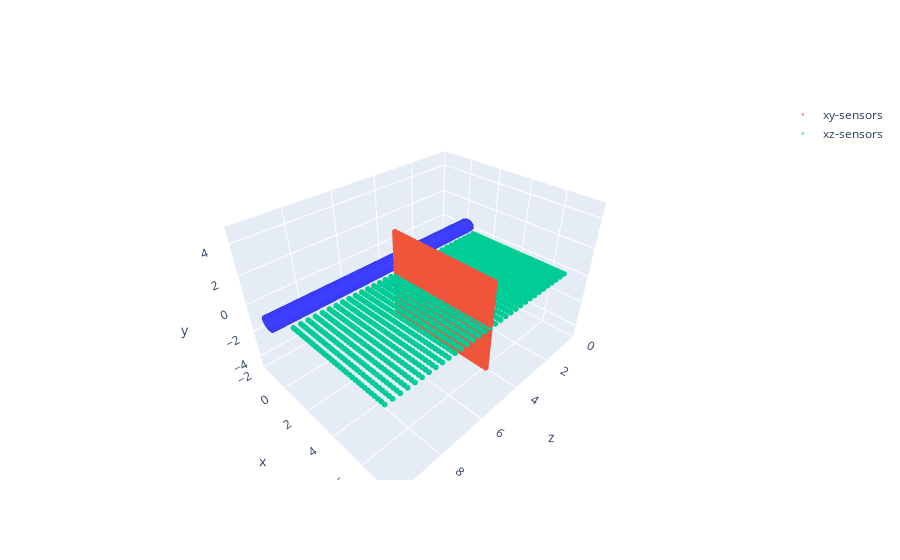

Write notebook code for a chart like this one.
### Code cell
#for plane measurement visualization
fig = go.Figure()
fig.add_trace(go.Mesh3d(x=xc[:, 0], 
                        y=xc[:, 1], 
                        z=xc[:, 2], 
                        color="blue", 
                        opacity=.5,
                        alphahull=0))


coords = sampling_pts[pts]._pts
yshape, zshape = coords.shape[1:-1]
coords_xy = coords[:,:,zshape//2].reshape(-1,3)
coords_xz = coords[:,yshape//2,:].reshape(-1,3)

fig.add_trace(go.Scatter3d(
        name='xy-sensors',
        x=coords_xy[:,0],
        y=coords_xy[:,1],
        z=coords_xy[:,2],
        mode='markers',
        marker={'size':2}
    ))

fig.add_trace(go.Scatter3d(
        name='xz-sensors',
        x=coords_xz[:,0],
        y=coords_xz[:,1],
        z=coords_xz[:,2],
        mode='markers',
        marker={'size':2}
    ))
fig.update_layout(scene_camera={
                      'up':{'x': 0, 'y': 1, 'z': 0}
                  },
                  scene={
                      'xaxis': {'range': [-2, 8]},
                      'yaxis': {'range': [-5, 5]},
                      'zaxis': {'range': [0, 10]}
                  })

### Figure 1 — Plotly figure (JSON) as saved in the notebook; plotly's stock layout.template omitted (floating-point values rounded to 4 significant figures; data arrays with more than 128 entries replaced by an {"elided": "..."} marker saying what was removed)
{"data": [{"alphahull": 0, "color": "blue", "opacity": 0.5, "type": "mesh3d", "x": [0.3931, 0.2464, -0.0266, -0.1146, -0.4645, -0.2916, 0.4956, 0.4409, -0.4904, 0.1658, -0.3592, 0.3931, 0.2464, -0.0266, -0.1146, -0.4645, -0.2916, 0.4956, 0.4409, -0.4904, 0.1658, -0.3592], "y": [-0.3053, 0.4325, 0.4974, -0.4852, 0.1828, 0.4044, -0.04434, 0.2306, -0.09755, -0.4697, -0.3467, -0.3053, 0.4325, 0.4974, -0.4852, 0.1828, 0.4044, -0.04434, 0.2306, -0.09755, -0.4697, -0.3467], "z": [0, 0, 0, 0, 0, 0, 0, 0, 0, 0, 0, 10, 10, 10, 10, 10, 10, 10, 10, 10, 10, 10]}, {"marker": {"size": 2}, "mode": "markers", "name": "xy-sensors", "type": "scatter3d", "x": {"elided": "1089 float values"}, "y": {"elided": "1089 float values"}, "z": {"elided": "1089 int values"}}, {"marker": {"size": 2}, "mode": "markers", "name": "xz-sensors", "type": "scatter3d", "x": {"elided": "1089 float values"}, "y": {"elided": "1089 float values"}, "z": {"elided": "1089 float values"}}], "layout": {"scene": {"camera": {"up": {"x": 0, "y": 1, "z": 0}}, "xaxis": {"range": [-2, 8]}, "yaxis": {"range": [-5, 5]}, "zaxis": {"range": [0, 10]}}}}
